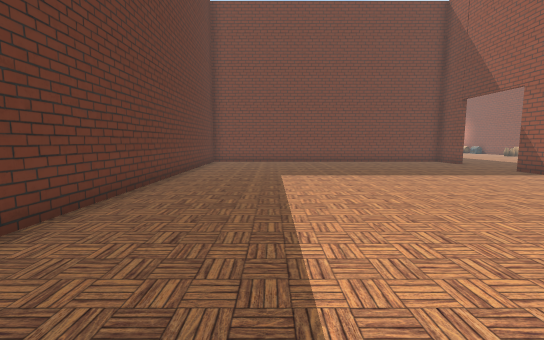
View 1 (above)

15 first-person views from a walk through a Unity game level. The camera is 1.2 m above the floor, tilts 6° down and sees 90° across. The floor is counted in squares, 1 m on a side. Each view is taken from the middle of a square. On the plan, view 1 faces up. The plan holds only what a view shows up to about 13 squares ahead; the rest is blank. The place goes on beyond the plan. The player is left out. Some animated figures are not drawn.

View 2
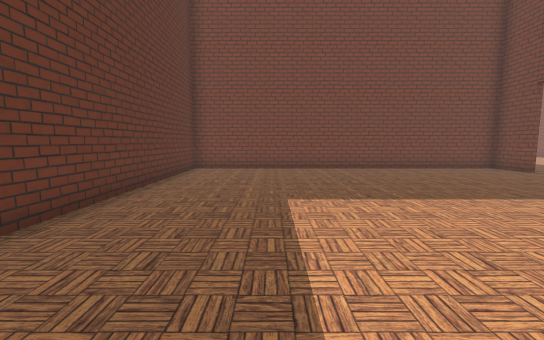

View 3
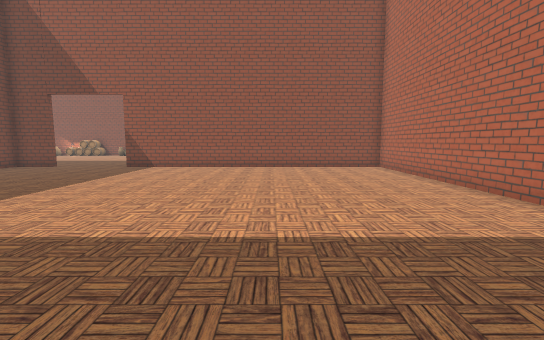

View 4
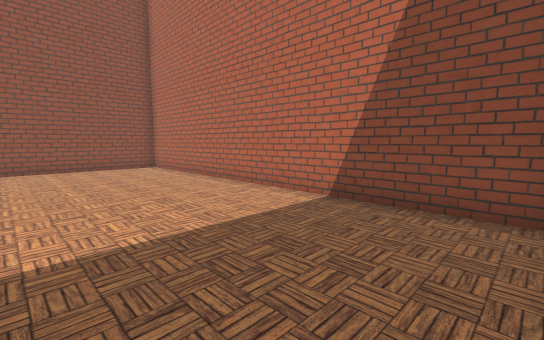

View 5
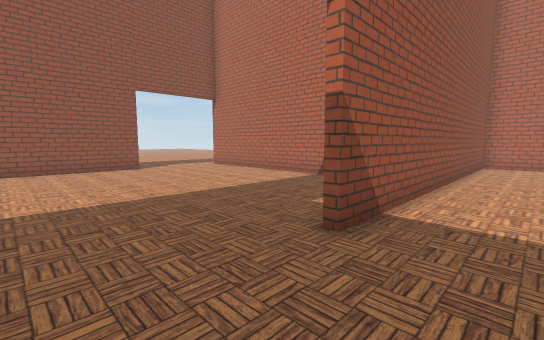

View 6
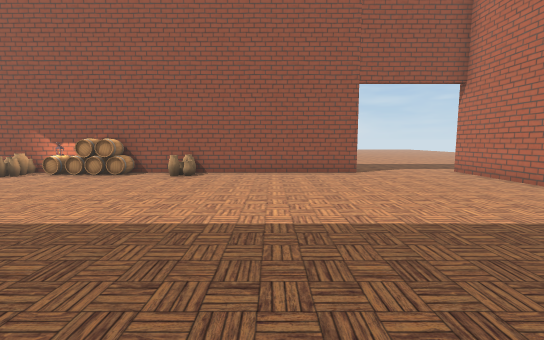

View 7
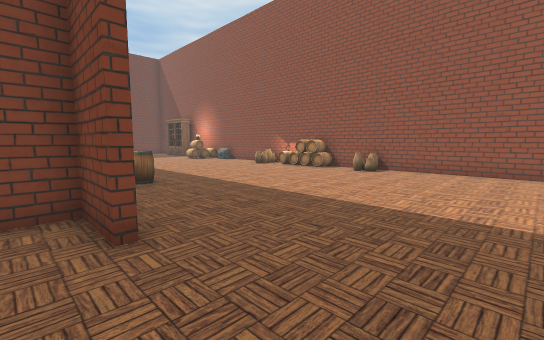

View 8
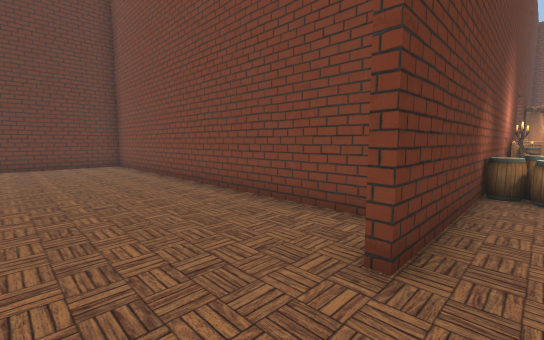

View 9
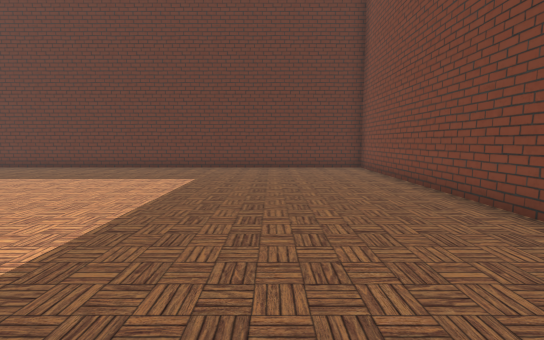

View 10
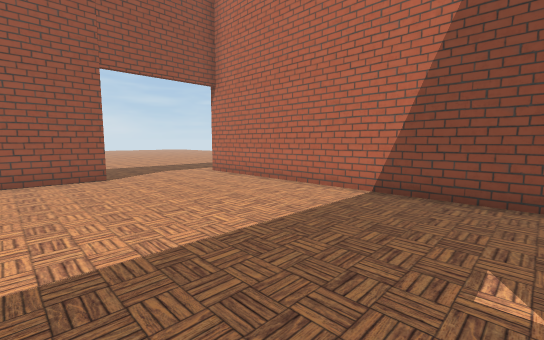

View 11
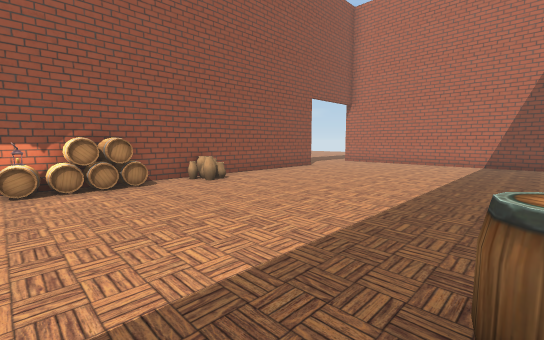

View 12
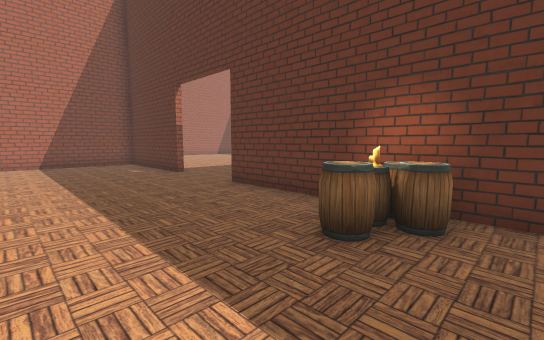

View 13
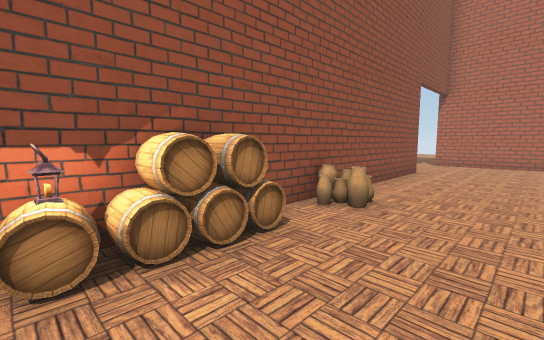

View 14
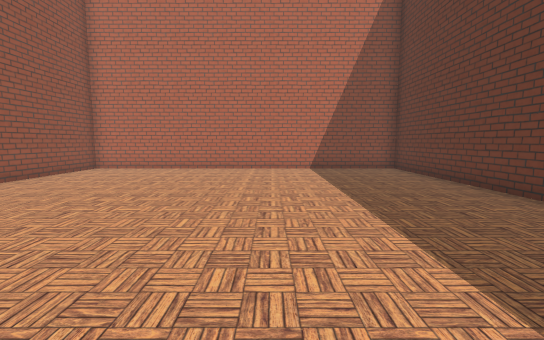

View 15
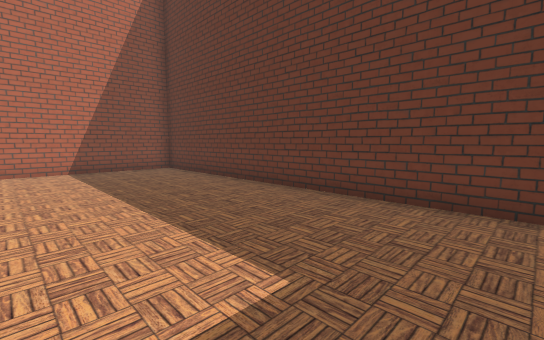

### Floor plan
Points are (right, up) in squares from view 1. A wall is a line through its corners. A room is listed if a view was taken in it or the views show most of it. See-through windows are left out.
Room 1 (views 1, 2, 3, 4, 5, 6, 7, 8, 9, 10, 11, 12, 13, 14, 15)
walls: (10.1, 11) (10.1, 7.4); (9.9, 14.4) (9.9, 16.1) (-3.4, 16.1) (-3.4, -1.1) (9.9, -1.1) (9.9, 11); (10.9, 5.7) (19.4, 5.7); (10.1, 21.5) (10.1, 14.4); (20.4, 9.6) (20.4, 21.5)
ways out: opening at (20.3, 8)
objects: other object (11, 19); other object (11, 19) to (12, 20); other object (19, 16) to (20, 16); other object (20, 18) to (20, 20); other object (20, 21)

Where each view was taken, in squares from view 1:
view 1: 0 up, 0 right, facing up
view 2: 4 up, 0 right, facing up
view 3: 4 up, 3 left, facing right
view 4: 4 up, 3 left, facing down-right
view 5: 14 up, 8 right, facing down-right
view 6: 13 up, 10 right, facing right
view 7: 11 up, 9 right, facing up-right
view 8: 12 up, 11 right, facing up-left
view 9: 12 up, 9 right, facing left
view 10: 12 up, 11 right, facing down-right
view 11: 21 up, 12 right, facing down-right
view 12: 21 up, 15 right, facing down-left
view 13: 21 up, 17 right, facing down-right
view 14: 11 up, 2 right, facing down
view 15: 11 up, 2 right, facing down-left
